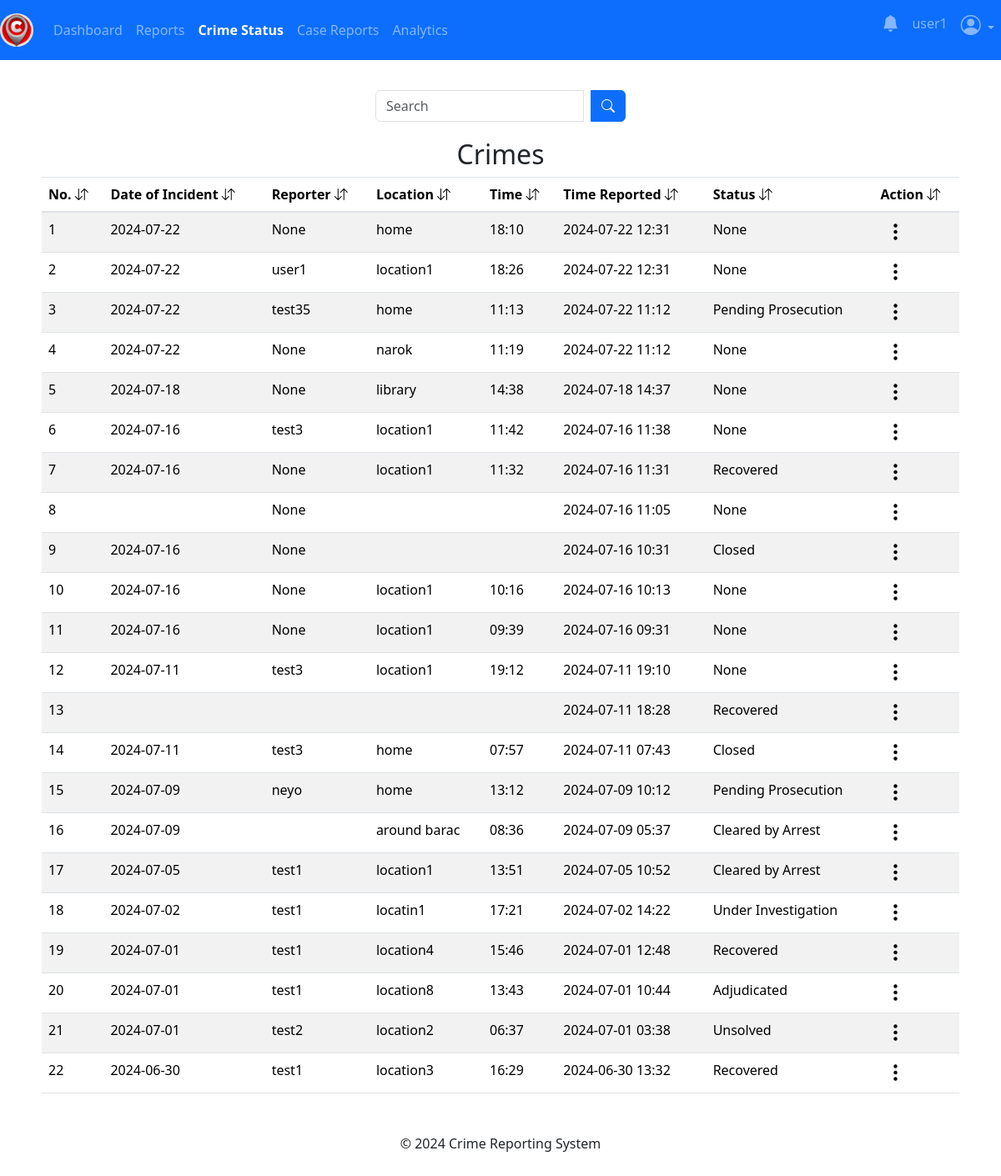
Page /admin/crime_status (signed in) on the earlier database version.
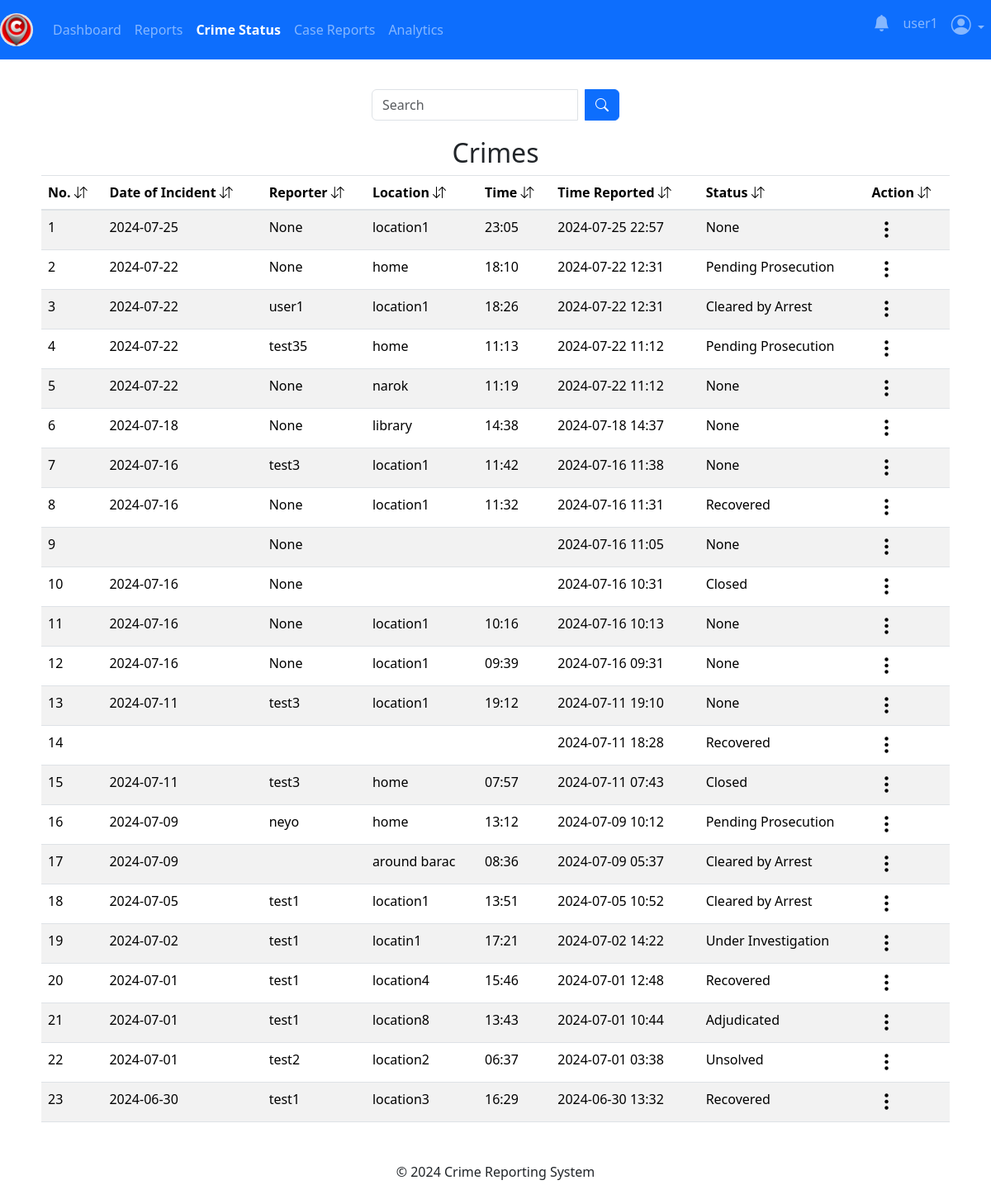
Same page on the later database version.
### app/posts/models.py (models this page shows, shortened)
class Crime(db.Model, UserMixin):
    crime_id = db.Column(db.Integer, primary_key=True)
    date_of_incident = db.Column(db.String(10), nullable=False)
    issued_by = db.Column(db.String(20), nullable=True)
    time_of_incident = db.Column(db.String(10), nullable=False)
    phonenumber = db.Column(db.String(10), nullable=True)
    incident_location = db.Column(db.Text, nullable=False)
    incident_nature = db.Column(db.Text, nullable=False)
    incident_details = db.Column(db.Text, nullable=False)
    suspect_details = db.Column(db.Text, nullable=True)
    arrest_history = db.Column(db.Text, nullable=True)
    suspect_name = db.Column(db.String(10), nullable=True)
    comments = db.Column(db.Text, nullable=True)
    crime_status = db.Column(db.String(10), nullable=True)
    latitude = db.Column(db.Float)
    longitude = db.Column(db.Float)
    crime_file_upload = db.Column(db.Text, nullable=True)
    crime_file_name = db.Column(db.Text, nullable=True)
    crime_mimetype = db.Column(db.Text, nullable=True)
    date_crime_received = db.Column(db.DateTime(timezone=True), default=current_time())
    reporter_id = db.Column(db.Integer, db.ForeignKey('user.id'))

### app/admins/routes.py (the view)
@admins.route('/admin/crime_status')
@admin_required
def crimeStatus():
    search_crime = request.args.get('search_crime', '')
    try:
        if search_crime:
            crimes_status = Crime.query.filter(
                Crime.incident_location.ilike(f'%{search_crime}%') |
                Crime.issued_by.ilike(f'%{search_crime}%') |
                Crime.date_of_incident.ilike(f'%{search_crime}%') |
                Crime.time_of_incident.ilike(f'%{search_crime}%') |
                Crime.date_crime_received.ilike(f'%{search_crime}%') |
                Crime.crime_status.ilike(f'%{search_crime}%')
            ).order_by(desc(Crime.date_crime_received)).all()
        else:
            crimes_status = Crime.query.order_by(desc(Crime.date_crime_received)).all()
    except Exception as e:
        current_app.logger.error(f"Database error: {str(e)}")
        flash("An error occurred while fetching crime status reports.", "danger")
        return redirect(url_for('admins.crimeStatus'))
    if not crimes_status:
        flash("No crime status reports found.", "info")
    return render_template('admin/crime_status.html', title='Crime Status', crimes_status=crimes_status)

### app/__init__.py (called while the page is built)
@login_manager.user_loader
def load_user(user_id):
    return models.User.query.get(user_id)

### app/admins/routes.py (called while the page is built)
def admin_required(f):
    @wraps(f)
    def decorated_function(*args, **kwargs):
        if not session.get('admin_id'):
            flash('You need to be logged in as an admin to access the page.', 'danger')
            return redirect(url_for('admins.adminIndex'))
        return f(*args, **kwargs)
    return decorated_function

### app/templates/admin/crime_status.html (shortened to what this page needs)
{% extends 'admin/layout.html' %}
{% block content %}
<div class="container">
    <br>
    <form method="GET" action="{{ url_for('admins.crimeStatus') }}" class="search-form">
        <div class="input-group search-input">
            <input type="text" name="search_crime" class="form-control" placeholder="Search">
            <div class="input-group-append ms-2">
                <button type="submit" class="btn btn-primary">
                    <i class="bi bi-search"></i>
                </button>
            </div>
        </div>
    </form>
{% if crimes_status %}
<table class="table table-striped table-hover">
    <h2 style="text-align: center;">Crimes</h2>
    <thead>
        <tr>
            <th scope="col">No. <i class="bi bi-arrow-down-up"></i></th>
            <th scope="col">Date of Incident <i class="bi bi-arrow-down-up"></i></th>
            <th scope="col">Reporter <i class="bi bi-arrow-down-up"></i></th>
            <th scope="col">Location <i class="bi bi-arrow-down-up"></i></th>
            <th scope="col">Time <i class="bi bi-arrow-down-up"></i></th>
            <th scope="col">Time Reported <i class="bi bi-arrow-down-up"></i></th>
            <th scope="col">Status <i class="bi bi-arrow-down-up"></i></th>
            <th scope="col">Action <i class="bi bi-arrow-down-up"></i></th>
        </tr>
    </thead>
    <tbody>
        {% for crime in crimes_status %}
            <tr>
                <td>{{ loop.index }}</td>
                <td>{{ crime.date_of_incident }}</td>
                <td>{{ crime.issued_by }}</td>
                <td>{{ crime.incident_location }}</td>
                <td>{{ crime.time_of_incident }}</td>
                <td>{{ crime.date_crime_received.strftime('%Y-%m-%d %H:%M') }}</td>
                <td>{{ crime.crime_status }}</td>
                <td>
                    <div class="dropdown">
                        <button class="three-dots-btn" type="button" id="dropdownMenuButton{{ crime.crime_id }}" data-bs-toggle="dropdown" aria-expanded="false">
                            <i class="bi bi-three-dots-vertical h4"></i>
                        </button>
                    </div>
                  </td>
            </tr>
        {% endfor %}
    </tbody>
  </table>
{% endif %}
{% endblock content %}

Differences in the rows shown:
added Crime: date_of_incident "2024-07-25", issued_by "None", incident_location "location1", time_of_incident "23:05", date_crime_received "2024-07-25 22:57", crime_status "None"
changed Crime (number 2 of 23 on the later page): crime_status "None" → "Pending Prosecution"
changed Crime "user1": crime_status "None" → "Cleared by Arrest"
